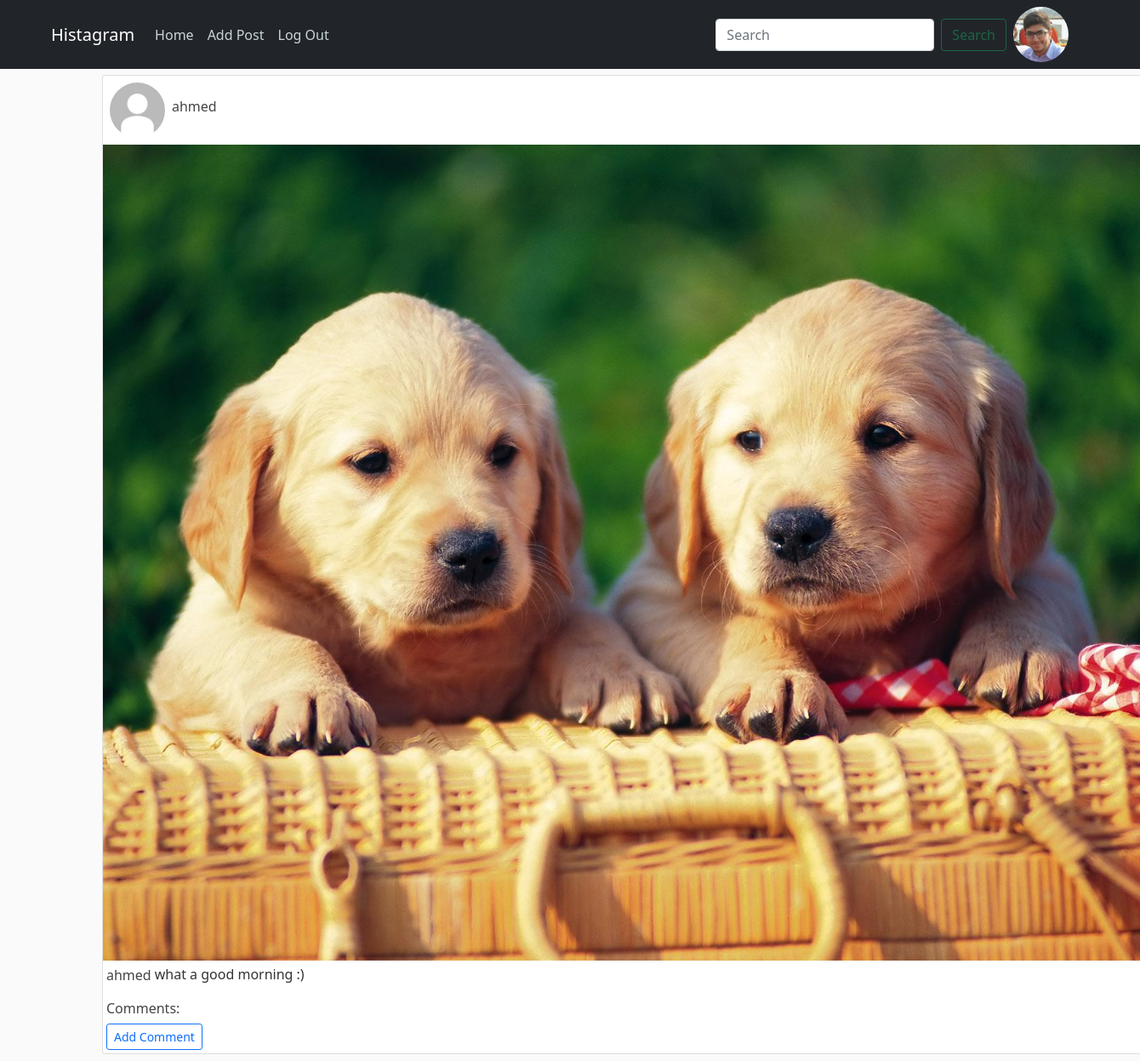
Page /post/1/ (signed in) on the committed database.
### users/models.py (models this page shows, shortened)
class Profile(models.Model):
    user = models.OneToOneField(User, on_delete=models.CASCADE)
    picture = models.ImageField(default="DefaultPP.jpg", upload_to="ProfilePictures")
    status = models.CharField(max_length=300, default="")
    name = models.CharField(max_length=150, default="")

### posts/models.py (models this page shows, shortened)
class Posts(models.Model):
    caption = models.CharField(max_length=2200)
    date_posted = models.DateTimeField(default=timezone.now)
    image = models.ImageField(upload_to="PostsImages")
    user = ForeignKey(User, on_delete=models.CASCADE, related_name="userposts")

### posts/views.py (the view)
# urls.py: path("post/<int:pk>/", PostDetailView.as_view(), name="detail-post"),
class PostDetailView(LoginRequiredMixin, DetailView):
    model = Posts
    template_name = "posts/detail.html"

### posts/templates/posts/detail.html (shortened to what this page needs)
{% extends "posts/base.html" %}
{% block content %}
<div class="col-md-30">
<div class="card m-2 " style="width: 80rem;">
   <div style='display:flex; justify-content:space-between;'>
      <div style='display: flex; align-items: center'>
      <img class="rounded-circle article-img m-2" src="{{ object.user.profile.picture.url }}" />
      <a class="text-decoration-none text-dark " href="{% url 'profile' object.user.profile.pk %}">
         <h6>{{object.user.username}}</h6>
      </a>
      </div>
   </div>
   <img class="card-img-body" src="{{ object.image.url }}" alt="Card image cap">
   <div class="card-body d-flex flex-row m-0 p-0 pt-1">
      <a class="card-title text-decoration-none text-dark" href="{% url 'profile' object.user.profile.pk %}">
         <h6 class="m-1">{{object.user.username}} </h6>
      </a>
     <p class="card-text m-0.9">{{ object.caption}}</p>
   </div>
   <div class="m-0 p-0 pt-1">
      <h6 class="m-1">Comments:</h6>
   </div>
      <div class="float-right">
      <a href="{% url 'add-comment' object.id %}" class="btn btn-outline-primary btn-sm right m-1 ">Add Comment</a>
      </div>
</div>
</div>
{% endblock %}

### posts/templates/posts/base.html (shortened to what this page needs)
{% load static %}
<!DOCTYPE html>
<html lang="en">
<head>
    <link href="https://cdn.jsdelivr.net/npm/bootstrap@5.1.3/dist/css/bootstrap.min.css" rel="stylesheet">
    <link rel="stylesheet" type="text/css" href="{% static 'posts/main.css' %}">
</head>
<body>
  <header class="site-header">
  <nav class="navbar navbar-expand-lg fixed-top navbar-dark bg-dark px-5">
    <div class="container-fluid">
      <a class="navbar-brand" href="#">Histagram</a>
      <div class="collapse navbar-collapse" id="navbarScroll">
        <ul class="navbar-nav me-auto my-2 my-lg-0 navbar-nav-scroll" style="--bs-scroll-height: 100px;">
          {% if user.is_authenticated %}
          <li class="nav-item">
            <a class="nav-link" href="{% url 'homepage' %}">Home</a>
          </li>
          <li class="nav-item">
            <a class="nav-link" href="{% url 'create-post' %}">Add Post</a>
          </li>
          <li class="nav-item">
            <a class="nav-link" href="{% url 'logout' %}" >Log Out</a>
          </li>
          {% endif %}
        </ul>
        {% if user.is_authenticated %}
        <form action="{% url 'search-profile' %}"  class="d-flex">
          <input id='search-bar' name="q" class="form-control me-2" type="search" placeholder="Search" aria-label="Search">
          <button id='search-button' class="btn btn-outline-success" type="submit">Search</button>
        </form>
        <a class="px-2"  href="{% url 'profile' user.profile.pk %}">
          <img class="rounded-circle article-img" src="{{ user.profile.picture.url }}" />
        </a>
        {% endif %}
      </div>
    </div>
  </nav>
</header>
<div class="container">
  <div class="row">
      {% block content %}
      {% endblock %}
  </div>
</div>
</body>
</html>

### posts/static/posts/main.css (style rules this page uses)
body { background: #fafafa; color: #333333; margin-top: 5rem; }
h1, h2, h3, h4, h5, h6 { color: #444444; }
ul { margin: 0; }
.site-header .navbar-nav .nav-link { color: #cbd5db; }
.article-img { height: 65px; width: 65px; margin-right: 16px; }

### rows in the picture
Posts: user.profile.picture (placeholder picture), user.username "ahmed", image (picture), caption "what a good morning :)"
